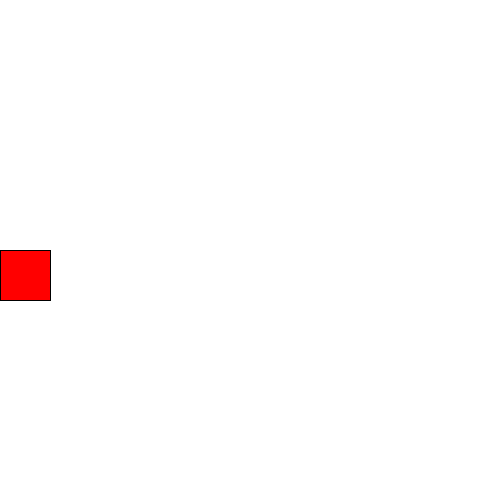
Frame 1 (no input)
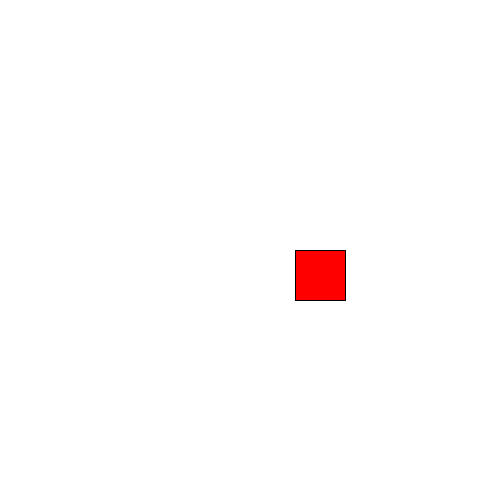
Frame 60 (the mouse pressed at the canvas centre just before this capture)
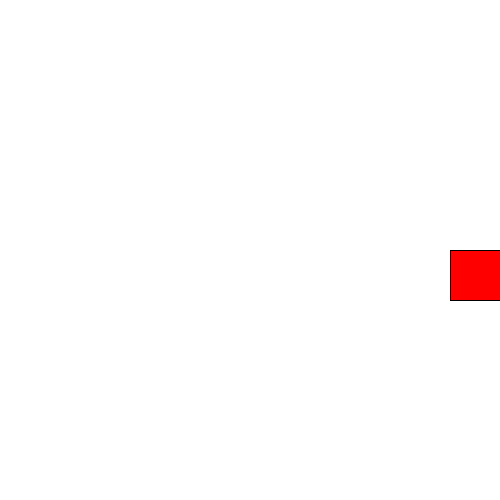
Frame 120 (the mouse held since frame 60 and released just before this capture)

The Processing sketch that drew these frames (run headless with seeded random() and noise(); from frame 60 on, the mouse is pressed at the canvas centre):

// Processing sketch: ex6_e_7
// ── ex6_e_7.pde
int posX = 0;
int velocidade = 5;
color cor = color(255,0,0);

void setup() {
  size(500,500);
}

void draw() {
  background(255);
  fill(cor);
  rect(posX,width/2,50,50);
  posX = posX + velocidade;
  
  if ( posX >= 450 ) {
    velocidade = 0;
  }
}
